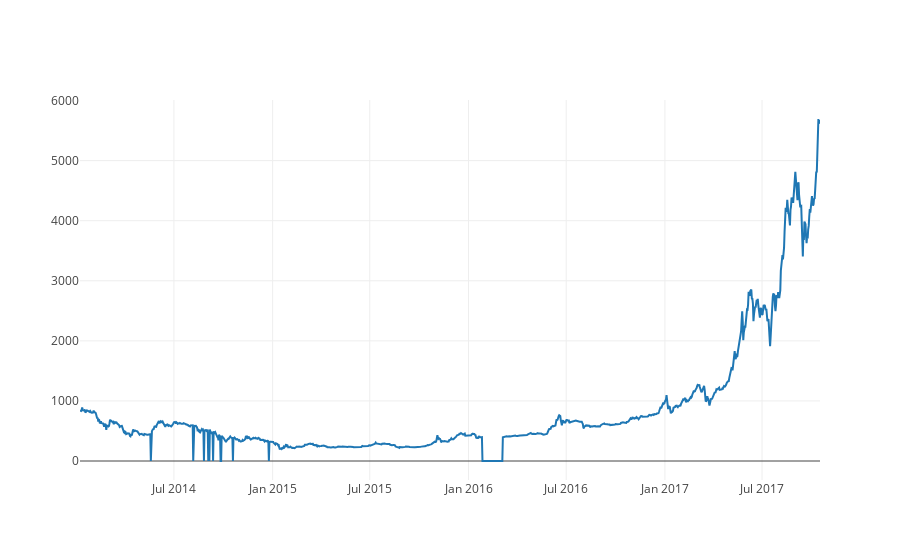

This figure's notebook cell:
### Markdown cell above
#### Plot line graph base on `Weighted Price`

### Code cell
btc_trace = go.Scatter(x=data.index, y=data['Weighted Price'], name= 'Price')
py.iplot([btc_trace])

### Figure 1 — Plotly figure (JSON) as saved in the notebook; plotly's stock layout.template omitted (floating-point values rounded to 4 significant figures; data arrays with more than 128 entries replaced by an {"elided": "..."} marker saying what was removed)
{"data": [{"name": "Price", "type": "scatter", "x": {"elided": "1380 str values"}, "y": {"elided": "1380 float values"}}], "layout": {}}
